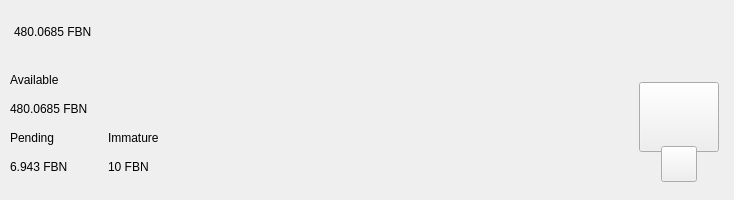
<?xml version="1.0" encoding="UTF-8"?>
<ui version="4.0">
 <class>TopBar</class>
 <widget class="QWidget" name="TopBar">
  <property name="geometry">
   <rect>
    <x>0</x>
    <y>0</y>
    <width>734</width>
    <height>200</height>
   </rect>
  </property>
  <property name="minimumSize">
   <size>
    <width>0</width>
    <height>200</height>
   </size>
  </property>
  <property name="maximumSize">
   <size>
    <width>16777215</width>
    <height>200</height>
   </size>
  </property>
  <property name="windowTitle">
   <string>Form</string>
  </property>
  <layout class="QVBoxLayout" name="verticalLayout_10" stretch="0">
   <property name="spacing">
    <number>0</number>
   </property>
   <property name="leftMargin">
    <number>0</number>
   </property>
   <property name="topMargin">
    <number>0</number>
   </property>
   <property name="rightMargin">
    <number>0</number>
   </property>
   <property name="bottomMargin">
    <number>0</number>
   </property>
   <item>
    <widget class="PFBorderImage" name="containerTop">
     <layout class="QVBoxLayout" name="verticalLayout_11">
      <property name="spacing">
       <number>0</number>
      </property>
      <property name="leftMargin">
       <number>0</number>
      </property>
      <property name="topMargin">
       <number>0</number>
      </property>
      <property name="rightMargin">
       <number>0</number>
      </property>
      <property name="bottomMargin">
       <number>0</number>
      </property>
      <item>
       <widget class="QWidget" name="top_container_2" native="true">
        <property name="minimumSize">
         <size>
          <width>0</width>
          <height>65</height>
         </size>
        </property>
        <layout class="QHBoxLayout" name="top_container">
         <property name="spacing">
          <number>0</number>
         </property>
         <property name="leftMargin">
          <number>14</number>
         </property>
         <property name="topMargin">
          <number>0</number>
         </property>
         <property name="rightMargin">
          <number>14</number>
         </property>
         <property name="bottomMargin">
          <number>0</number>
         </property>
         <item alignment="Qt::AlignVCenter">
          <widget class="QWidget" name="widgetTopAmount" native="true">
           <property name="sizePolicy">
            <sizepolicy hsizetype="Preferred" vsizetype="Maximum">
             <horstretch>0</horstretch>
             <verstretch>0</verstretch>
            </sizepolicy>
           </property>
           <layout class="QHBoxLayout" name="horizontalLayout_5">
            <property name="spacing">
             <number>0</number>
            </property>
            <property name="leftMargin">
             <number>0</number>
            </property>
            <property name="topMargin">
             <number>0</number>
            </property>
            <property name="rightMargin">
             <number>0</number>
            </property>
            <property name="bottomMargin">
             <number>0</number>
            </property>
            <item alignment="Qt::AlignTop">
             <widget class="QLabel" name="labelAmountTopFbn">
              <property name="minimumSize">
               <size>
                <width>0</width>
                <height>36</height>
               </size>
              </property>
              <property name="styleSheet">
               <string notr="true">padding:0px;margin:0px;</string>
              </property>
              <property name="text">
               <string notr="true">480.0685 FBN</string>
              </property>
             </widget>
            </item>
           </layout>
          </widget>
         </item>
         <item>
          <spacer name="horizontalSpacer">
           <property name="orientation">
            <enum>Qt::Horizontal</enum>
           </property>
           <property name="sizeHint" stdset="0">
            <size>
             <width>40</width>
             <height>20</height>
            </size>
           </property>
          </spacer>
         </item>
         <item>
          <layout class="QHBoxLayout" name="horizontalLayout_4">
           <property name="spacing">
            <number>12</number>
           </property>
           <property name="rightMargin">
            <number>0</number>
           </property>
           <item alignment="Qt::AlignRight">
            <widget class="QWidget" name="layoutSync" native="true">
             <property name="minimumSize">
              <size>
               <width>0</width>
               <height>36</height>
              </size>
             </property>
             <property name="maximumSize">
              <size>
               <width>16777215</width>
               <height>36</height>
              </size>
             </property>
             <layout class="QVBoxLayout" name="verticalLayout_9">
              <property name="leftMargin">
               <number>0</number>
              </property>
              <property name="topMargin">
               <number>0</number>
              </property>
              <property name="rightMargin">
               <number>0</number>
              </property>
              <property name="bottomMargin">
               <number>0</number>
              </property>
              <item>
               <widget class="ExpandableButton" name="pushButtonSync" native="true">
                <property name="minimumSize">
                 <size>
                  <width>36</width>
                  <height>36</height>
                 </size>
                </property>
                <property name="maximumSize">
                 <size>
                  <width>16777215</width>
                  <height>36</height>
                 </size>
                </property>
               </widget>
              </item>
             </layout>
            </widget>
           </item>
           <item>
            <widget class="ExpandableButton" name="pushButtonHDUpgrade" native="true">
             <property name="minimumSize">
              <size>
               <width>36</width>
               <height>36</height>
              </size>
             </property>
            </widget>
           </item>
           <item>
            <widget class="ExpandableButton" name="pushButtonStack" native="true">
             <property name="minimumSize">
              <size>
               <width>36</width>
               <height>36</height>
              </size>
             </property>
            </widget>
           </item>
           <item>
            <widget class="ExpandableButton" name="pushButtonColdStaking" native="true">
             <property name="minimumSize">
              <size>
               <width>36</width>
               <height>36</height>
              </size>
             </property>
            </widget>
           </item>
           <item>
            <widget class="ExpandableButton" name="pushButtonConnection" native="true">
             <property name="minimumSize">
              <size>
               <width>36</width>
               <height>36</height>
              </size>
             </property>
            </widget>
           </item>
           <item>
            <widget class="ExpandableButton" name="pushButtonTor" native="true">
             <property name="minimumSize">
              <size>
               <width>36</width>
               <height>36</height>
              </size>
             </property>
            </widget>
           </item>
           <item>
            <widget class="ExpandableButton" name="pushButtonLock" native="true">
             <property name="sizePolicy">
              <sizepolicy hsizetype="Expanding" vsizetype="Expanding">
               <horstretch>0</horstretch>
               <verstretch>0</verstretch>
              </sizepolicy>
             </property>
             <property name="minimumSize">
              <size>
               <width>36</width>
               <height>0</height>
              </size>
             </property>
            </widget>
           </item>
           <item>
            <widget class="ExpandableButton" name="pushButtonTheme" native="true">
             <property name="minimumSize">
              <size>
               <width>36</width>
               <height>36</height>
              </size>
             </property>
             <property name="maximumSize">
              <size>
               <width>16777215</width>
               <height>36</height>
              </size>
             </property>
            </widget>
           </item>
           <item>
            <widget class="ExpandableButton" name="pushButtonFAQ" native="true">
             <property name="minimumSize">
              <size>
               <width>36</width>
               <height>36</height>
              </size>
             </property>
            </widget>
           </item>
          </layout>
         </item>
        </layout>
       </widget>
      </item>
      <item>
       <widget class="QWidget" name="bottom_container" native="true">
        <property name="minimumSize">
         <size>
          <width>0</width>
          <height>135</height>
         </size>
        </property>
        <layout class="QHBoxLayout" name="botton_container">
         <property name="leftMargin">
          <number>10</number>
         </property>
         <property name="topMargin">
          <number>0</number>
         </property>
         <property name="rightMargin">
          <number>10</number>
         </property>
         <property name="bottomMargin">
          <number>10</number>
         </property>
         <item>
          <layout class="QHBoxLayout" name="horizontalLayout_3">
           <property name="bottomMargin">
            <number>9</number>
           </property>
           <item>
            <layout class="QVBoxLayout" name="verticalLayout_7">
             <property name="spacing">
              <number>0</number>
             </property>
             <property name="leftMargin">
              <number>0</number>
             </property>
             <property name="rightMargin">
              <number>30</number>
             </property>
             <item>
              <layout class="QVBoxLayout" name="verticalLayout_2">
               <item>
                <widget class="QLabel" name="labelTitle1">
                 <property name="text">
                  <string>Available</string>
                 </property>
                </widget>
               </item>
               <item>
                <widget class="QLabel" name="labelAmountFbn">
                 <property name="text">
                  <string notr="true">480.0685 FBN</string>
                 </property>
                </widget>
               </item>
              </layout>
             </item>
             <item>
              <layout class="QHBoxLayout" name="horizontalLayout_2">
               <property name="spacing">
                <number>0</number>
               </property>
               <item>
                <layout class="QVBoxLayout" name="verticalLayout_3">
                 <item>
                  <widget class="QLabel" name="labelTitle3">
                   <property name="text">
                    <string>Pending</string>
                   </property>
                  </widget>
                 </item>
                 <item>
                  <widget class="QLabel" name="labelPendingFbn">
                   <property name="text">
                    <string notr="true">6.943 FBN</string>
                   </property>
                  </widget>
                 </item>
                </layout>
               </item>
               <item>
                <spacer name="horizontalSpacer_3">
                 <property name="orientation">
                  <enum>Qt::Horizontal</enum>
                 </property>
                 <property name="sizeType">
                  <enum>QSizePolicy::Fixed</enum>
                 </property>
                 <property name="sizeHint" stdset="0">
                  <size>
                   <width>40</width>
                   <height>20</height>
                  </size>
                 </property>
                </spacer>
               </item>
               <item>
                <layout class="QVBoxLayout" name="verticalLayout_4">
                 <item>
                  <widget class="QLabel" name="labelTitle4">
                   <property name="text">
                    <string>Immature</string>
                   </property>
                  </widget>
                 </item>
                 <item>
                  <widget class="QLabel" name="labelImmatureFbn">
                   <property name="text">
                    <string notr="true">10 FBN</string>
                   </property>
                  </widget>
                 </item>
                </layout>
               </item>
              </layout>
             </item>
            </layout>
           </item>
          </layout>
         </item>
         <item>
          <spacer name="horizontalSpacer_2">
           <property name="orientation">
            <enum>Qt::Horizontal</enum>
           </property>
           <property name="sizeHint" stdset="0">
            <size>
             <width>40</width>
             <height>20</height>
            </size>
           </property>
          </spacer>
         </item>
         <item alignment="Qt::AlignHCenter|Qt::AlignVCenter">
          <widget class="QWidget" name="qrContainer" native="true">
           <property name="sizePolicy">
            <sizepolicy hsizetype="Preferred" vsizetype="Minimum">
             <horstretch>0</horstretch>
             <verstretch>0</verstretch>
            </sizepolicy>
           </property>
           <property name="minimumSize">
            <size>
             <width>90</width>
             <height>110</height>
            </size>
           </property>
           <property name="maximumSize">
            <size>
             <width>90</width>
             <height>110</height>
            </size>
           </property>
           <layout class="QVBoxLayout" name="containerQR">
            <property name="spacing">
             <number>0</number>
            </property>
            <property name="leftMargin">
             <number>5</number>
            </property>
            <property name="topMargin">
             <number>10</number>
            </property>
            <property name="rightMargin">
             <number>5</number>
            </property>
            <property name="bottomMargin">
             <number>0</number>
            </property>
            <item>
             <widget class="QPushButton" name="btnQr">
              <property name="minimumSize">
               <size>
                <width>70</width>
                <height>70</height>
               </size>
              </property>
              <property name="maximumSize">
               <size>
                <width>16777215</width>
                <height>70</height>
               </size>
              </property>
              <property name="focusPolicy">
               <enum>Qt::NoFocus</enum>
              </property>
              <property name="text">
               <string/>
              </property>
              <property name="iconSize">
               <size>
                <width>70</width>
                <height>70</height>
               </size>
              </property>
             </widget>
            </item>
            <item>
             <spacer name="verticalSpacer">
              <property name="orientation">
               <enum>Qt::Vertical</enum>
              </property>
              <property name="sizeType">
               <enum>QSizePolicy::Fixed</enum>
              </property>
              <property name="sizeHint" stdset="0">
               <size>
                <width>20</width>
                <height>20</height>
               </size>
              </property>
             </spacer>
            </item>
            <item alignment="Qt::AlignHCenter|Qt::AlignBottom">
             <widget class="QPushButton" name="pushButtonQR">
              <property name="minimumSize">
               <size>
                <width>36</width>
                <height>36</height>
               </size>
              </property>
              <property name="maximumSize">
               <size>
                <width>36</width>
                <height>36</height>
               </size>
              </property>
              <property name="focusPolicy">
               <enum>Qt::NoFocus</enum>
              </property>
              <property name="text">
               <string/>
              </property>
             </widget>
            </item>
           </layout>
          </widget>
         </item>
        </layout>
       </widget>
      </item>
     </layout>
    </widget>
   </item>
  </layout>
 </widget>
 <customwidgets>
  <customwidget>
   <class>ExpandableButton</class>
   <extends>QWidget</extends>
   <header>qt/fivebalance/expandablebutton.h</header>
   <container>1</container>
  </customwidget>
  <customwidget>
   <class>PFBorderImage</class>
   <extends>QFrame</extends>
   <header>qt/fivebalance/pfborderimage.h</header>
   <container>1</container>
  </customwidget>
 </customwidgets>
 <resources/>
 <connections/>
</ui>
